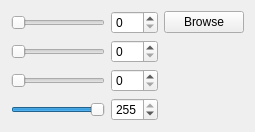
<?xml version="1.0" encoding="UTF-8"?>
<ui version="4.0">
 <class>CColorEditWidget</class>
 <widget class="QWidget" name="CColorEditWidget">
  <property name="geometry">
   <rect>
    <x>0</x>
    <y>0</y>
    <width>255</width>
    <height>116</height>
   </rect>
  </property>
  <property name="windowTitle">
   <string>Form</string>
  </property>
  <layout class="QGridLayout" name="gridLayout">
   <item row="0" column="0">
    <widget class="QSlider" name="rHorizontalSlider">
     <property name="sizePolicy">
      <sizepolicy hsizetype="Expanding" vsizetype="Fixed">
       <horstretch>0</horstretch>
       <verstretch>0</verstretch>
      </sizepolicy>
     </property>
     <property name="maximum">
      <number>255</number>
     </property>
     <property name="orientation">
      <enum>Qt::Horizontal</enum>
     </property>
    </widget>
   </item>
   <item row="0" column="1">
    <widget class="QSpinBox" name="rSpinBox">
     <property name="buttonSymbols">
      <enum>QAbstractSpinBox::UpDownArrows</enum>
     </property>
     <property name="maximum">
      <number>255</number>
     </property>
    </widget>
   </item>
   <item row="0" column="2">
    <widget class="QPushButton" name="browsePushButton">
     <property name="text">
      <string>Browse</string>
     </property>
    </widget>
   </item>
   <item row="1" column="0">
    <widget class="QSlider" name="gHorizontalSlider">
     <property name="maximum">
      <number>255</number>
     </property>
     <property name="orientation">
      <enum>Qt::Horizontal</enum>
     </property>
    </widget>
   </item>
   <item row="1" column="1">
    <widget class="QSpinBox" name="gSpinBox">
     <property name="maximum">
      <number>255</number>
     </property>
    </widget>
   </item>
   <item row="1" column="2" rowspan="3">
    <widget class="NLQT::CGraphicsInfoWidget" name="graphicsWidget" native="true">
     <property name="sizePolicy">
      <sizepolicy hsizetype="Fixed" vsizetype="Fixed">
       <horstretch>0</horstretch>
       <verstretch>0</verstretch>
      </sizepolicy>
     </property>
     <property name="minimumSize">
      <size>
       <width>75</width>
       <height>75</height>
      </size>
     </property>
    </widget>
   </item>
   <item row="2" column="0">
    <widget class="QSlider" name="bHorizontalSlider">
     <property name="maximum">
      <number>255</number>
     </property>
     <property name="orientation">
      <enum>Qt::Horizontal</enum>
     </property>
    </widget>
   </item>
   <item row="2" column="1">
    <widget class="QSpinBox" name="bSpinBox">
     <property name="maximum">
      <number>255</number>
     </property>
    </widget>
   </item>
   <item row="3" column="0">
    <widget class="QSlider" name="aHorizontalSlider">
     <property name="maximum">
      <number>255</number>
     </property>
     <property name="value">
      <number>255</number>
     </property>
     <property name="orientation">
      <enum>Qt::Horizontal</enum>
     </property>
    </widget>
   </item>
   <item row="3" column="1">
    <widget class="QSpinBox" name="aSpinBox">
     <property name="maximum">
      <number>255</number>
     </property>
     <property name="value">
      <number>255</number>
     </property>
    </widget>
   </item>
  </layout>
 </widget>
 <customwidgets>
  <customwidget>
   <class>NLQT::CGraphicsInfoWidget</class>
   <extends>QWidget</extends>
   <header>graphics_info_widget.h</header>
   <container>1</container>
  </customwidget>
 </customwidgets>
 <resources/>
 <connections>
  <connection>
   <sender>rHorizontalSlider</sender>
   <signal>valueChanged(int)</signal>
   <receiver>rSpinBox</receiver>
   <slot>setValue(int)</slot>
   <hints>
    <hint type="sourcelabel">
     <x>159</x>
     <y>75</y>
    </hint>
    <hint type="destinationlabel">
     <x>231</x>
     <y>75</y>
    </hint>
   </hints>
  </connection>
  <connection>
   <sender>gHorizontalSlider</sender>
   <signal>valueChanged(int)</signal>
   <receiver>gSpinBox</receiver>
   <slot>setValue(int)</slot>
   <hints>
    <hint type="sourcelabel">
     <x>166</x>
     <y>115</y>
    </hint>
    <hint type="destinationlabel">
     <x>214</x>
     <y>116</y>
    </hint>
   </hints>
  </connection>
  <connection>
   <sender>bHorizontalSlider</sender>
   <signal>valueChanged(int)</signal>
   <receiver>bSpinBox</receiver>
   <slot>setValue(int)</slot>
   <hints>
    <hint type="sourcelabel">
     <x>160</x>
     <y>160</y>
    </hint>
    <hint type="destinationlabel">
     <x>210</x>
     <y>164</y>
    </hint>
   </hints>
  </connection>
  <connection>
   <sender>aHorizontalSlider</sender>
   <signal>valueChanged(int)</signal>
   <receiver>aSpinBox</receiver>
   <slot>setValue(int)</slot>
   <hints>
    <hint type="sourcelabel">
     <x>158</x>
     <y>201</y>
    </hint>
    <hint type="destinationlabel">
     <x>210</x>
     <y>201</y>
    </hint>
   </hints>
  </connection>
  <connection>
   <sender>rSpinBox</sender>
   <signal>valueChanged(int)</signal>
   <receiver>rHorizontalSlider</receiver>
   <slot>setValue(int)</slot>
   <hints>
    <hint type="sourcelabel">
     <x>217</x>
     <y>81</y>
    </hint>
    <hint type="destinationlabel">
     <x>167</x>
     <y>81</y>
    </hint>
   </hints>
  </connection>
  <connection>
   <sender>gSpinBox</sender>
   <signal>valueChanged(int)</signal>
   <receiver>gHorizontalSlider</receiver>
   <slot>setValue(int)</slot>
   <hints>
    <hint type="sourcelabel">
     <x>224</x>
     <y>130</y>
    </hint>
    <hint type="destinationlabel">
     <x>184</x>
     <y>130</y>
    </hint>
   </hints>
  </connection>
  <connection>
   <sender>bSpinBox</sender>
   <signal>valueChanged(int)</signal>
   <receiver>bHorizontalSlider</receiver>
   <slot>setValue(int)</slot>
   <hints>
    <hint type="sourcelabel">
     <x>219</x>
     <y>154</y>
    </hint>
    <hint type="destinationlabel">
     <x>171</x>
     <y>153</y>
    </hint>
   </hints>
  </connection>
  <connection>
   <sender>aSpinBox</sender>
   <signal>valueChanged(int)</signal>
   <receiver>aHorizontalSlider</receiver>
   <slot>setValue(int)</slot>
   <hints>
    <hint type="sourcelabel">
     <x>228</x>
     <y>198</y>
    </hint>
    <hint type="destinationlabel">
     <x>187</x>
     <y>199</y>
    </hint>
   </hints>
  </connection>
 </connections>
</ui>
